Frame 1 (no input): blank canvas, image omitted
Frame 60 (the mouse pressed at the canvas centre just before this capture): blank canvas, image omitted
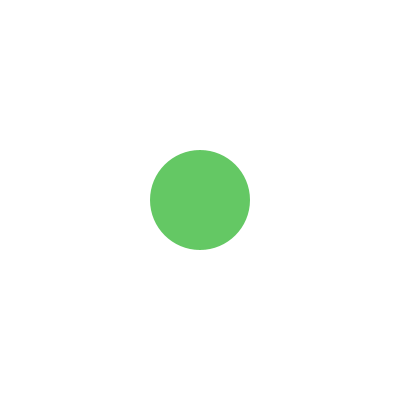
Frame 120 (the mouse held since frame 60 and released just before this capture)

The Processing sketch whose frames 1 and 60 were blank and that drew this single picture after the mouse press (run headless with seeded random() and noise(); from frame 60 on, the mouse is pressed at the canvas centre):

// Processing sketch: OnOff
// ── OnOff.pde
// OnOff
//
// Trigger an action every few seconds, in this case: draw an ellipse.
//
// Dan Wilcox danomatika.com 2016

long timestamp = 0;
boolean drawCircle = false;

void setup() {
  size(400, 400);
}

void draw() {
  background(255);

  // if the current time - timestamp is more that 2 s...
  // if the elapsed time is > 2 seconds
  if(millis() - timestamp > 2000) {
      drawCircle = !drawCircle;
      timestamp = millis(); // reset the timestamp to "now"
  }
  
  if(drawCircle) {
    noStroke();
    fill(100, 200, 100);
    ellipse(width/2, height/2, 100, 100);
  }
}
